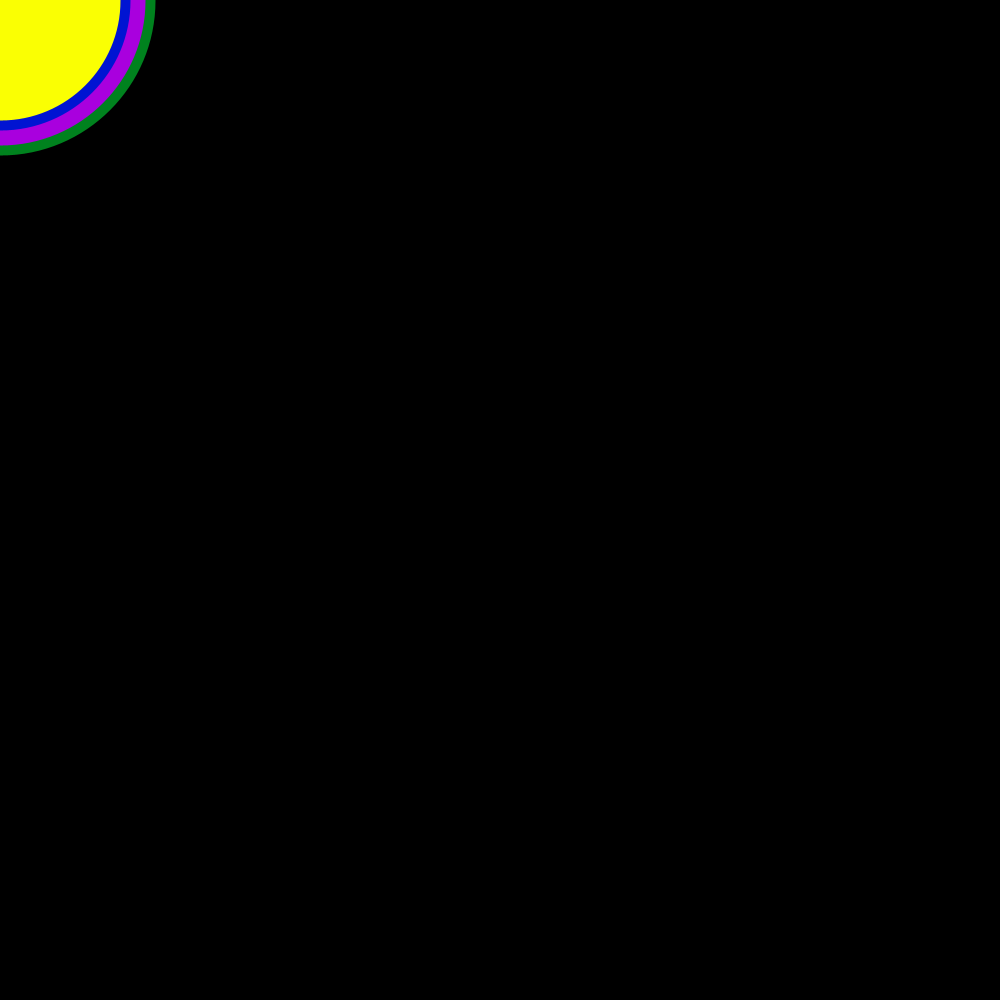
Frame 1 (no input)
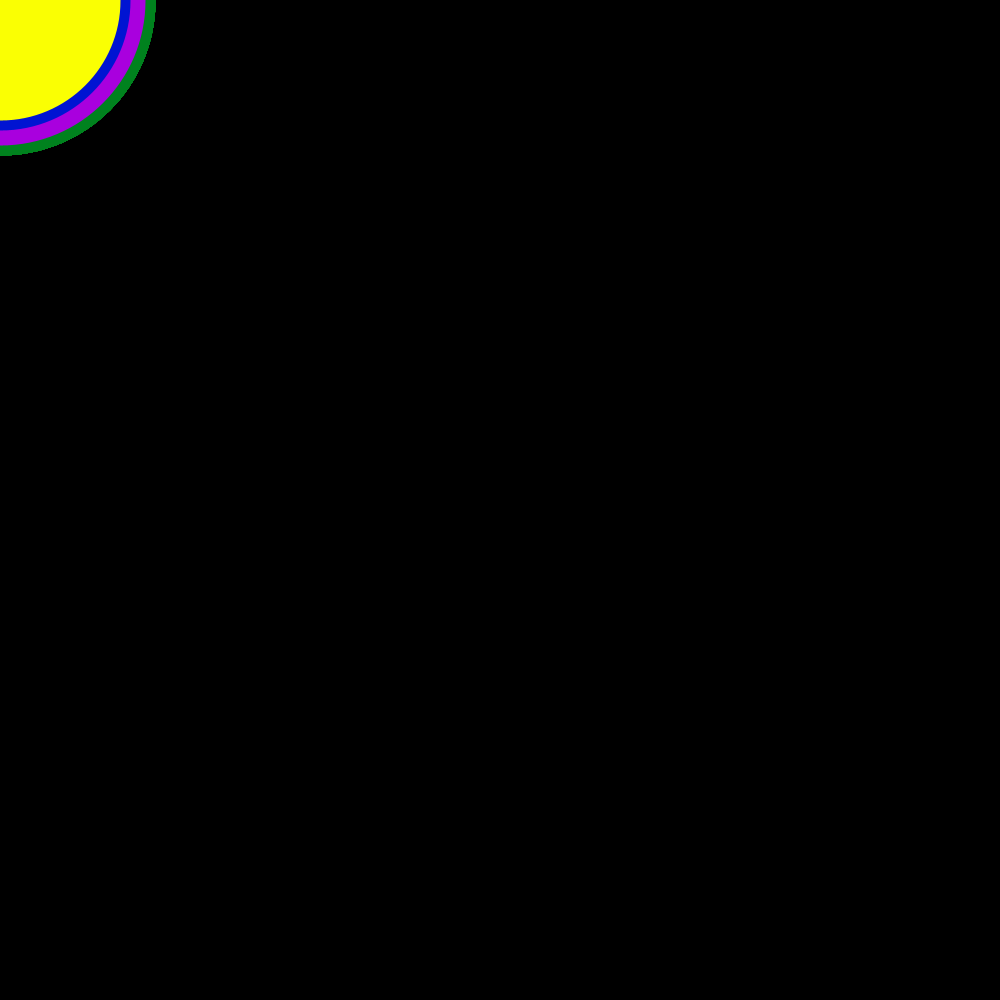
Frame 60 (the mouse pressed at the canvas centre just before this capture)
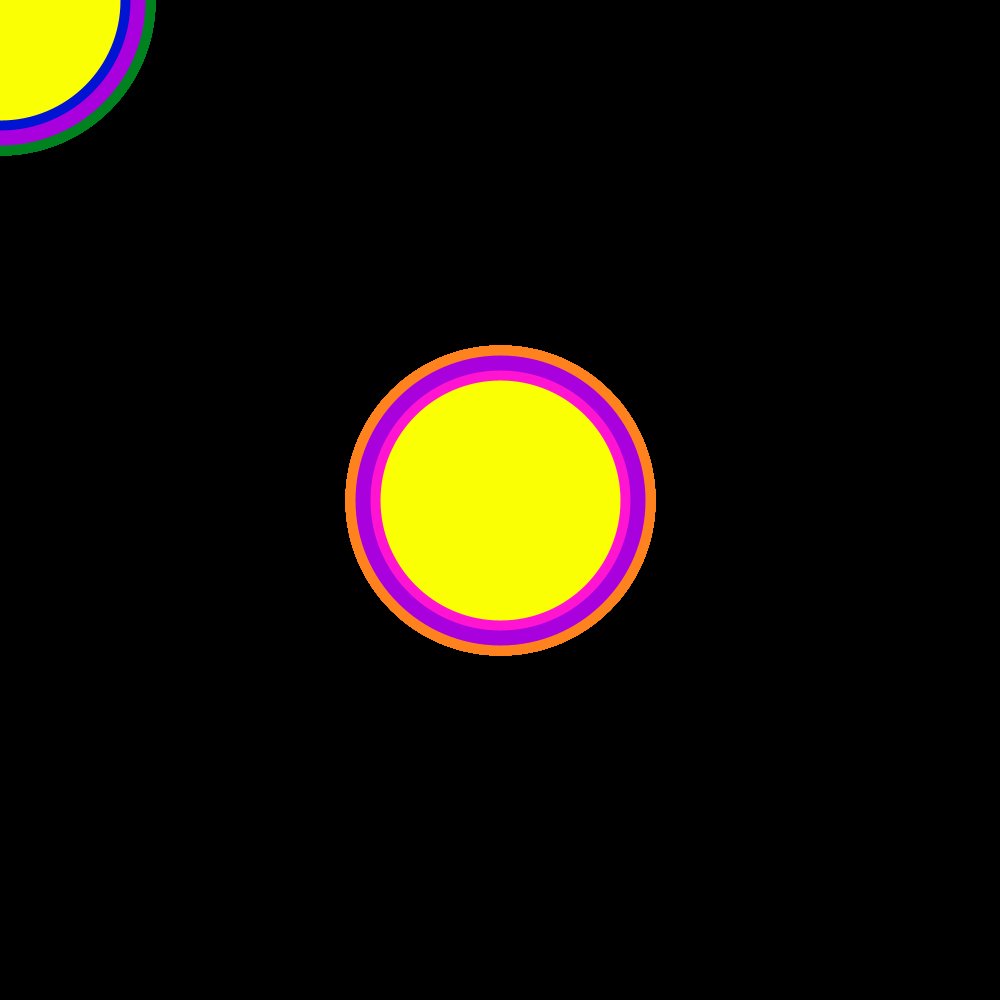
Frame 120 (the mouse held since frame 60 and released just before this capture)

The Processing sketch that drew these frames (run headless with seeded random() and noise(); from frame 60 on, the mouse is pressed at the canvas centre):

// Processing sketch: processing_88608
// ── processing_88608.pde

void setup () {
  size(1000,1000);//window size
  background(0);//Black Background
 
}
void draw () {  //enable movement

//circle1
fill(19,247,0);
stroke(mouseX-0,mouseY+130,30);
strokeWeight(10);
ellipse(mouseY,mouseX,150,150);

//circle2
fill(169,0,222);
stroke(mouseX-70,130,30);
strokeWeight(10);
ellipse(mouseX,mouseX,300,300);

//circle3
fill(3,0,196);
stroke(mouseX-20,0,150);
strokeWeight(10);
ellipse(mouseY,mouseY,200,200);

//circle4
fill(250,255,3);
stroke(mouseX-70,20,210);
strokeWeight(10);
ellipse(mouseX,mouseY,250,250);
}
